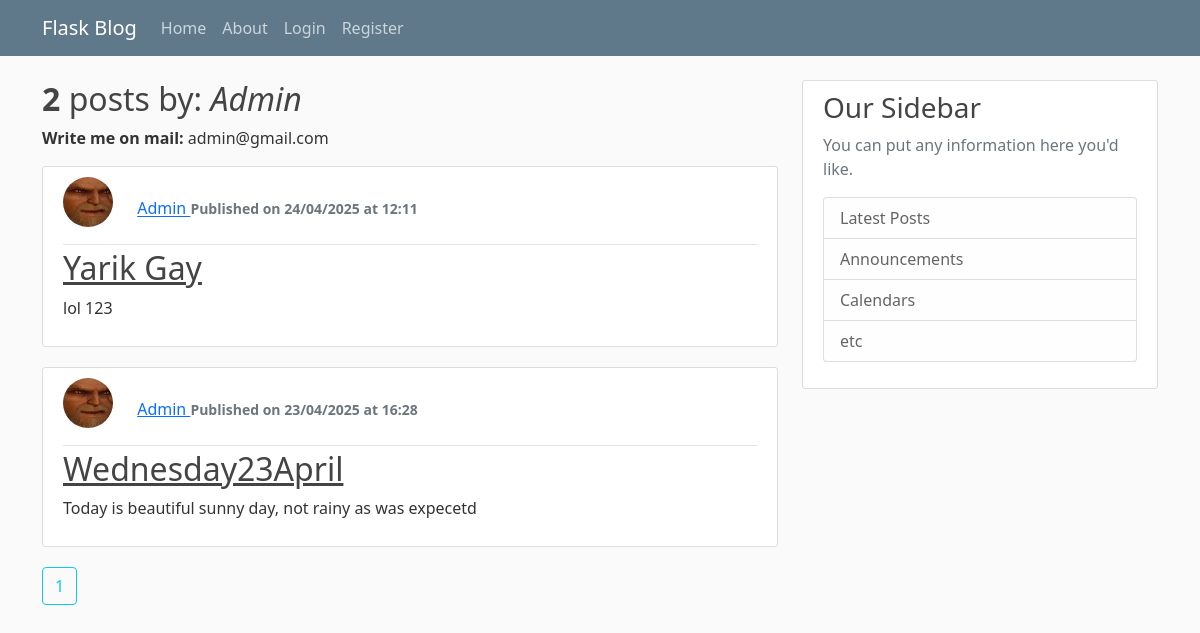
Before: /user/Admin with the older database file.
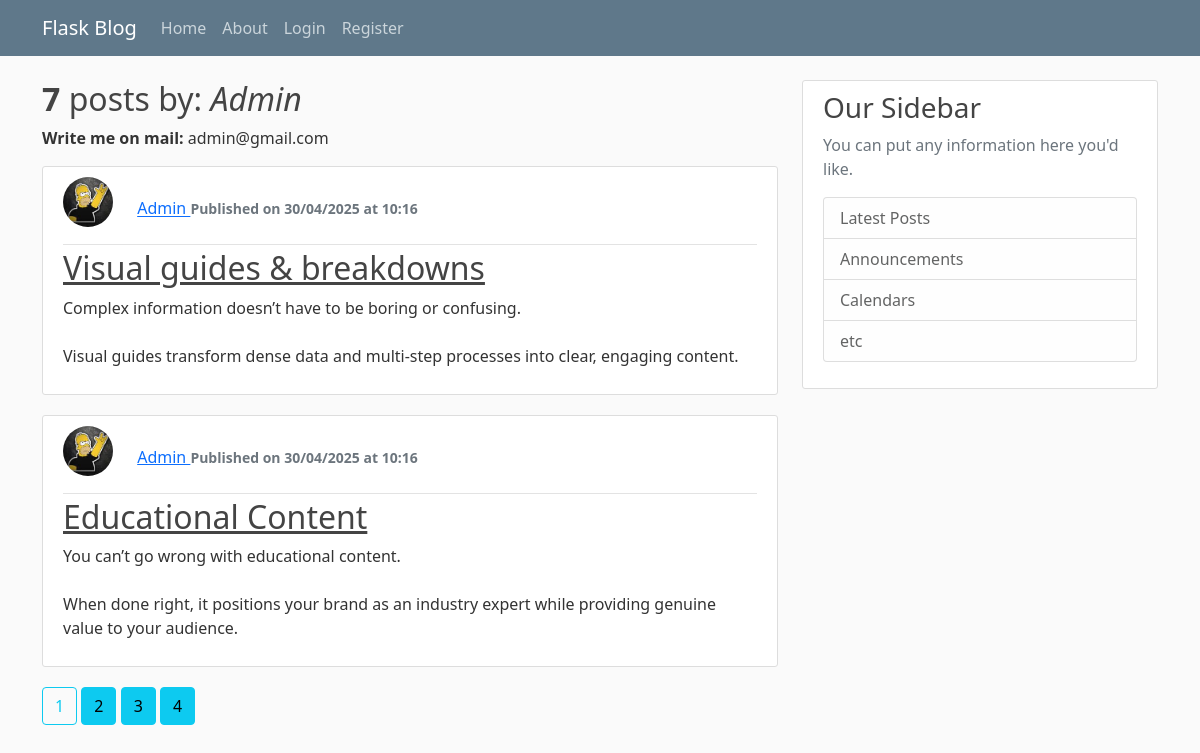
After: the same page with the newer database file.
### flaskstart/models.py (models this page shows, shortened)
class Post(db.Model):
    id = db.Column(db.Integer, primary_key=True)
    title = db.Column(db.String(100), nullable=False)
    date_posted = db.Column(db.DateTime, nullable=False, default=datetime.utcnow)
    content = db.Column(db.Text, nullable=False)
    user_id = db.Column(db.Integer, db.ForeignKey('user.id'), nullable=False)

class User(db.Model, UserMixin):
    id = db.Column(db.Integer, primary_key=True)
    username = db.Column(db.String(20), unique=True, nullable=False)
    email = db.Column(db.String(120), unique=True, nullable=False)
    image_file = db.Column(db.String(20), nullable=False, default='default.jpg')
    password = db.Column(db.String(60), nullable=False)
    posts = db.relationship('Post', backref='author', lazy=True)

### flaskstart/routes.py (the view)
@app.route("/user/<string:username>")
def user(username):
    page = request.args.get('page', 1, type=int)
    user = User.query.filter_by(username=username).first_or_404()
    posts = Post.query.filter_by(user_id=user.id).\
        order_by(Post.date_posted.desc())\
        .paginate(page=page, per_page=2)
    return render_template("user.html", user=user, posts=posts)

### flaskstart/templates/user.html
{% extends "layout.html" %}
{% block content %}
    <div>
        <h2><b>{{ posts.total }}</b> posts by: <i>{{ user.username }}</i></h2>
        <p><b>Write me on mail:</b> {{ user.email }}</p>
    </div>
    {% for post in posts.items %}
        <article class="media content-section">
            <div class="media-body">
                <div class="article-metadata">
                    <img class="rounded-circle account-img"
                         src="{{ url_for('static', filename='profile_pics/' + post.author.image_file) }}"
                         style="width: 50px; height: 50px;"
                         alt="">
                    <a class="mr-2" href="{{ url_for('user', username=post.author.username) }}">
                        {{ post.author.username }}
                    </a>
                    <small class="text-muted">
                        <b>{{ post.date_posted.strftime('Published on %d/%m/%Y at %H:%M') }}</b>
                    </small>
                </div>
                <h2>
                    <a class="article-title" href="{{ url_for('post', post_id=post.id) }}">
                        {{ post.title }}
                    </a>
                </h2>
                <p class="article-content">{{ post.content }}</p>
            </div>
        </article>
    {% endfor %}
    {% for page_num in posts.iter_pages(left_edge=1,
        right_edge=1,
        left_current=1,
        right_current=2) %}
        {% if page_num %}
            {% if posts.page == page_num %}
                <a  class="btn btn-outline-info mb-4 "
                href="{{ url_for('user', username=user.username, page=page_num) }}">
                {{ page_num }}
                </a>
            {% else %}
                <a  class="btn btn-info mb-4 "
                href="{{ url_for('user', username=user.username, page=page_num) }}">
                {{ page_num }}
                </a>
            {% endif %}
        {% else %}
            ...
        {% endif %}
    {% endfor %}
{% endblock content %}

Changed rows visible on the page:
removed Post: image_file (picture), author.username "Admin", date_posted "Published on 24/04/2025 at 12:11", title "Yarik Gay", content "lol 123"
no longer on this page (row edited): Post: image_file (picture), author.username "Admin", date_posted "Published on 23/04/2025 at 16:28", title "Wednesday23April", content "Today is beautiful sunny day, not rainy as was expecetd"
added Post: image_file (picture), author.username "Admin", date_posted "Published on 30/04/2025 at 10:16", title "Visual guides & breakdowns", content "Complex information doesn’t have to be boring or confusing. Visual guides transform dense data and multi-step processes into clear, engaging content."
added Post: image_file (picture), author.username "Admin", date_posted "Published on 30/04/2025 at 10:16", title "Educational Content", content "You can’t go wrong with educational content. When done right, it positions your brand as an industry expert while providing genuine value to your audience."
Other visible differences:
{{ posts.total }}: "2" → "7"
new list line: "2"
new list line: "3"
new list line: "4"
